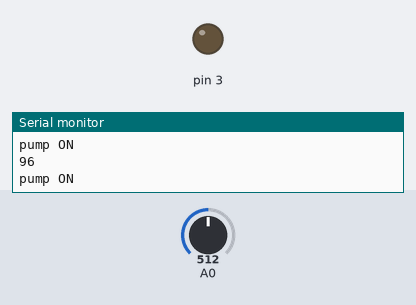
A sketch run on a simulated Arduino Uno, built with avr-gcc and run on an emulated ATmega328P. On the bench: output pins drawn as LEDs (lit = HIGH), the last lines printed to the serial monitor. The test bench sets the inputs (shaded band); at power-on: A0 = 512.

Above: at 1.8 s.
1.9 s: A0 set to 861
3.4 s: A0 set to 880
At 4.7 s:
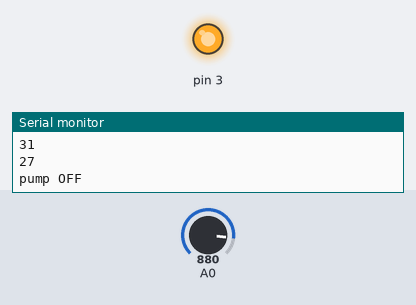
5.5 s: A0 set to 607
7.2 s: A0 set to 581
At 9.0 s:
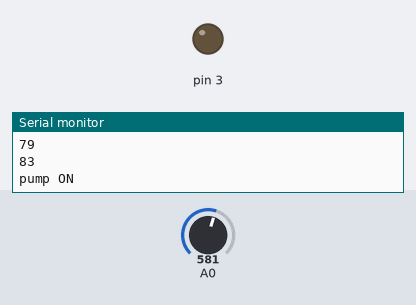
9.5 s: A0 set to 900
At 10.6 s:
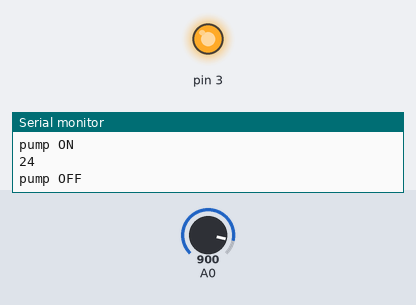
Timing chart, 0 to 12.5 s (numbered marks = the images above; inputs shaded):
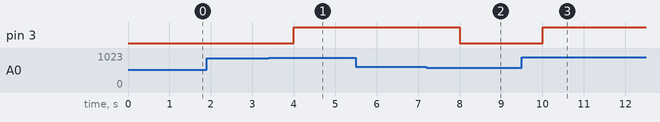

Measured:
- the behaviour switches between 868 and 869 on A0 (found by bisection; images 0 and 1)
- the behaviour switches between 597 and 596 on A0 (found by bisection; images 1 and 2)
- after the input at 3.4 s, pin 3: LOW → HIGH after 0.60 s
- after the input at 7.2 s, pin 3: HIGH → LOW after 0.80 s
- after the input at 9.5 s, pin 3: LOW → HIGH after 0.50 s

The sketch:

smart_moist.ino
```cpp
int soilMoistureValue = 0;
int percentage = 0;

void setup() {
  pinMode(3, OUTPUT);
  Serial.begin(9600);
}

void loop() {
  soilMoistureValue = analogRead(A0);
  percentage = map(soilMoistureValue, 490, 1023, 100, 0); // 100 = wet, 0 = dry
  Serial.println(percentage);

  if (percentage > 80) { // Wet soil, pump ON
    Serial.println("pump ON");
    digitalWrite(3, LOW); // LOW = ON (for typical relay)
  }

  if (percentage < 30) { // Dry soil, pump OFF
    Serial.println("pump OFF");
    digitalWrite(3, HIGH); // HIGH = OFF
  }

  delay(1000); // 1 second delay between readings
}
```
